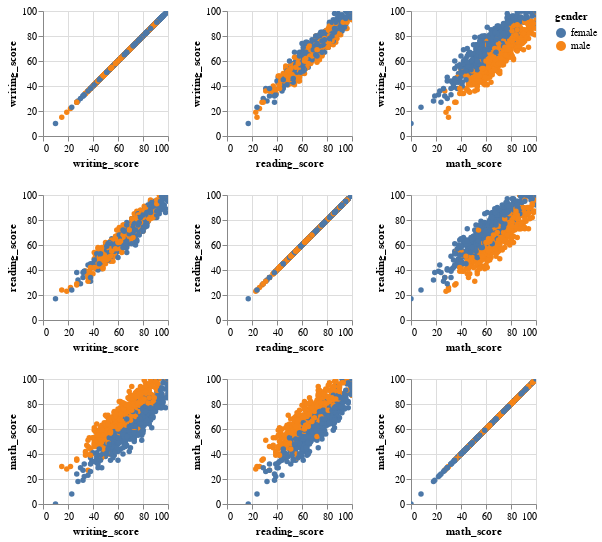

Write notebook code for a chart like this one.
### Markdown cell above
The histograms indicates, women performing better in the areas of reading and writing, and men in mathematics. However, it is also noticeable that the differences in the respective medians are rather small and could be due to other influences.

Nevertheless, I have decidd that the histograms will be part of the final product that I will present to my test subjects. To better investigate the aspects that gender likely has more influence within a certain performance range (generally better or worse students), I have chosen to provide an SPLOM diagram alongside the histograms. In this diagram, the results of mathematics, reading, and writing are represented by position, while gender is represented by color. This allows the user to quickly get an overview of the relationships between each and fulfill the exploration goal as effectively as possible. To allow users to view the plots in more detail, I decided to make the plots interactive and show information about the respective scores on mouseover.

### Code cell
selection = alt.selection(type='multi', fields=['gender'], bind='legend')

alt.Chart(data).mark_circle().encode(
    alt.X(alt.repeat("column"), type="quantitative"),
    alt.Y(alt.repeat("row"), type="quantitative"),
    color="gender",
    tooltip=["gender","writing_score","reading_score","math_score"],
    opacity=alt.condition(selection,alt.value(1),alt.value(.2))
).properties(
    width=125,
    height=125
).repeat(
    row=["writing_score", "reading_score","math_score"],
    column=["writing_score", "reading_score","math_score"]
).interactive().add_selection(selection)

### Figure 1 — Vega-Lite specification as saved in the notebook (floating-point values rounded to 4 significant figures; data arrays with more than 128 entries replaced by an {"elided": "..."} marker saying what was removed)
{"config": {"view": {"continuousWidth": 400, "continuousHeight": 300}}, "repeat": {"column": ["writing_score", "reading_score", "math_score"], "row": ["writing_score", "reading_score", "math_score"]}, "spec": {"data": {"name": "data-46199175f0fb1dbd59504d41aea5b2f0"}, "mark": "circle", "encoding": {"color": {"type": "nominal", "field": "gender"}, "opacity": {"condition": {"value": 1, "selection": "selector005"}, "value": 0.2}, "tooltip": [{"type": "nominal", "field": "gender"}, {"type": "quantitative", "field": "writing_score"}, {"type": "quantitative", "field": "reading_score"}, {"type": "quantitative", "field": "math_score"}], "x": {"type": "quantitative", "field": {"repeat": "column"}}, "y": {"type": "quantitative", "field": {"repeat": "row"}}}, "height": 125, "selection": {"selector006": {"type": "interval", "bind": "scales", "encodings": ["x", "y"]}, "selector005": {"type": "multi", "fields": ["gender"], "bind": "legend"}}, "width": 125}, "$schema": "https://vega.github.io/schema/vega-lite/v4.8.1.json", "datasets": {"data-46199175f0fb1dbd59504d41aea5b2f0": {"elided": "1000 records"}}}
